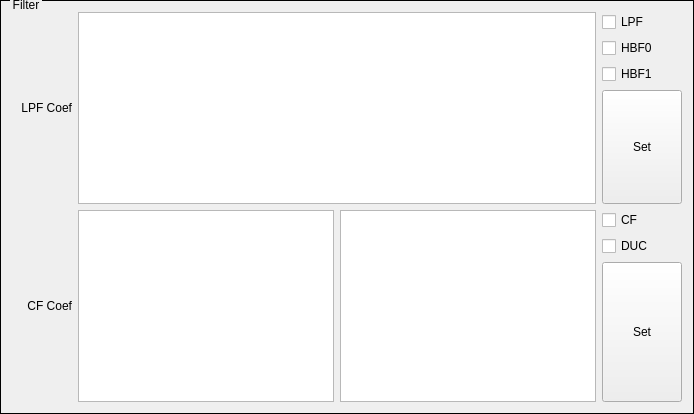
       <widget class="QGroupBox" name="groupBoxDL_Filter">
        <property name="styleSheet">
         <string notr="true">QGroupBox{ border:1px solid black; margin-top:0.5ex; }
QGroupBox::title { subcontrol-origin:margin; subcontrol-position:top left; top:-2px; left:10px; margin-left: 0px; padding:0 1px; }</string>
        </property>
        <property name="title">
         <string>Filter</string>
        </property>
        <layout class="QVBoxLayout" name="verticalLayout_9">
         <item>
          <layout class="QHBoxLayout" name="horizontalLayout">
           <item>
            <widget class="QLabel" name="labelDL_LPF_Coef">
             <property name="sizePolicy">
              <sizepolicy hsizetype="Fixed" vsizetype="Fixed">
               <horstretch>0</horstretch>
               <verstretch>0</verstretch>
              </sizepolicy>
             </property>
             <property name="minimumSize">
              <size>
               <width>60</width>
               <height>0</height>
              </size>
             </property>
             <property name="text">
              <string>LPF Coef</string>
             </property>
             <property name="alignment">
              <set>Qt::AlignRight|Qt::AlignTrailing|Qt::AlignVCenter</set>
             </property>
            </widget>
           </item>
           <item>
            <widget class="QTextEdit" name="textEditDL_LPF_Coef"/>
           </item>
           <item>
            <layout class="QVBoxLayout" name="verticalLayout_3">
             <item>
              <widget class="QCheckBox" name="checkBoxDL_LPF">
               <property name="text">
                <string>LPF</string>
               </property>
              </widget>
             </item>
             <item>
              <widget class="QCheckBox" name="checkBoxDL_HBF0">
               <property name="layoutDirection">
                <enum>Qt::LeftToRight</enum>
               </property>
               <property name="text">
                <string>HBF0</string>
               </property>
              </widget>
             </item>
             <item>
              <widget class="QCheckBox" name="checkBoxDL_HBF1">
               <property name="layoutDirection">
                <enum>Qt::LeftToRight</enum>
               </property>
               <property name="text">
                <string>HBF1</string>
               </property>
              </widget>
             </item>
             <item>
              <widget class="QPushButton" name="pushButtonSetDL_LPF">
               <property name="sizePolicy">
                <sizepolicy hsizetype="Fixed" vsizetype="Preferred">
                 <horstretch>0</horstretch>
                 <verstretch>0</verstretch>
                </sizepolicy>
               </property>
               <property name="text">
                <string>Set</string>
               </property>
              </widget>
             </item>
            </layout>
           </item>
          </layout>
         </item>
         <item>
          <layout class="QHBoxLayout" name="horizontalLayout_12">
           <item>
            <layout class="QHBoxLayout" name="horizontalLayout_13">
             <item>
              <widget class="QLabel" name="labelDL_CF_Coef">
               <property name="sizePolicy">
                <sizepolicy hsizetype="Fixed" vsizetype="Fixed">
                 <horstretch>0</horstretch>
                 <verstretch>0</verstretch>
                </sizepolicy>
               </property>
               <property name="minimumSize">
                <size>
                 <width>60</width>
                 <height>0</height>
                </size>
               </property>
               <property name="text">
                <string>CF Coef</string>
               </property>
               <property name="alignment">
                <set>Qt::AlignRight|Qt::AlignTrailing|Qt::AlignVCenter</set>
               </property>
              </widget>
             </item>
             <item>
              <widget class="QTextEdit" name="textEditDL_CF_Coef_Real"/>
             </item>
             <item>
              <widget class="QTextEdit" name="textEditDL_CF_Coef_Imag"/>
             </item>
            </layout>
           </item>
           <item>
            <layout class="QVBoxLayout" name="verticalLayout_5">
             <item>
              <widget class="QCheckBox" name="checkBoxDL_CF">
               <property name="text">
                <string>CF</string>
               </property>
              </widget>
             </item>
             <item>
              <widget class="QCheckBox" name="checkBoxDL_DUC">
               <property name="layoutDirection">
                <enum>Qt::LeftToRight</enum>
               </property>
               <property name="text">
                <string>DUC</string>
               </property>
              </widget>
             </item>
             <item>
              <widget class="QPushButton" name="pushButtonSetDL_CF">
               <property name="sizePolicy">
                <sizepolicy hsizetype="Fixed" vsizetype="Preferred">
                 <horstretch>0</horstretch>
                 <verstretch>0</verstretch>
                </sizepolicy>
               </property>
               <property name="text">
                <string>Set</string>
               </property>
              </widget>
             </item>
            </layout>
           </item>
          </layout>
         </item>
        </layout>
       </widget>
